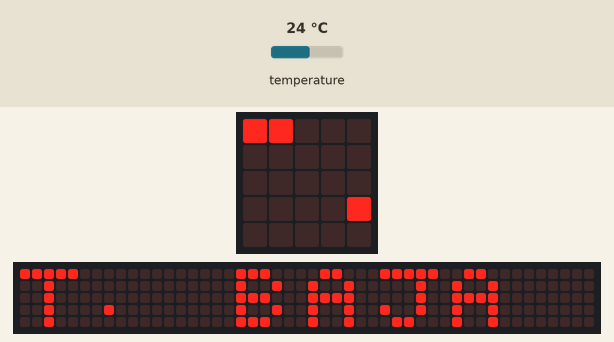
Bench run of a program on a simulated BBC micro:bit (MakeCode). Parts: the board's 5×5 LED display, a strip that is not on the board, showing the scrolling text unrolled. The test bench sets the inputs (shaded band); at power-on: temperature 24 °C. The 48×5 strip is a reading aid, not a part: it shows the text the display is scrolling, unrolled, one strip-width of it at a time.

Above: at 1.27 s.
1.3 s: temperature set to 25.4 °C
At 7.6 s:
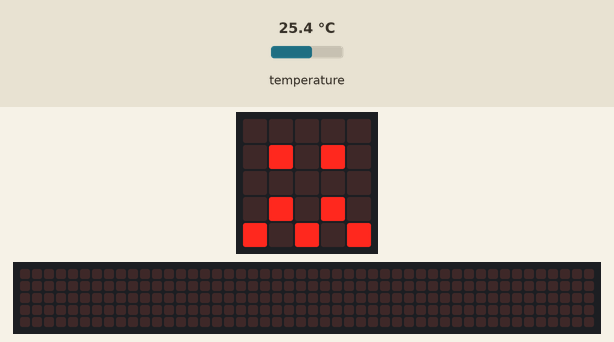
9.3 s: temperature set to 26.5 °C
At 16.4 s:
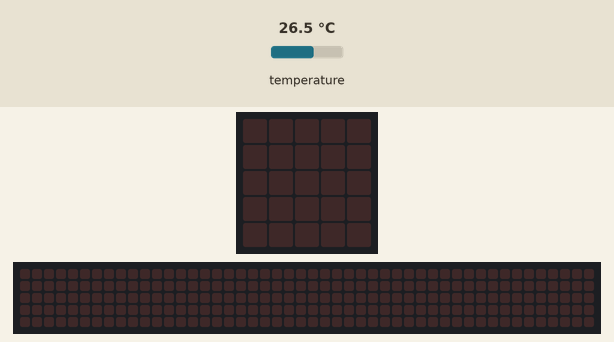
17.1 s: temperature set to 41 °C
At 18.6 s:
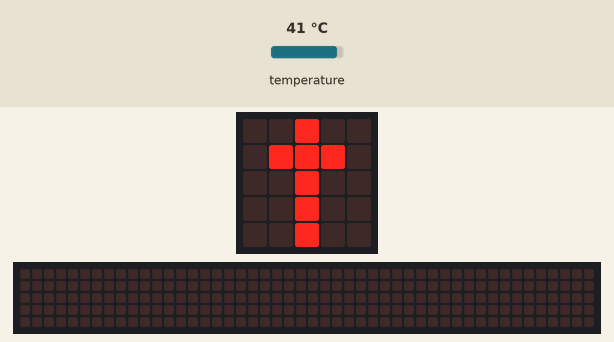
21.7 s: temperature set to 35.7 °C
29.1 s: temperature set to 34.4 °C
33.7 s: temperature set to 12 °C
At 38.78 s:
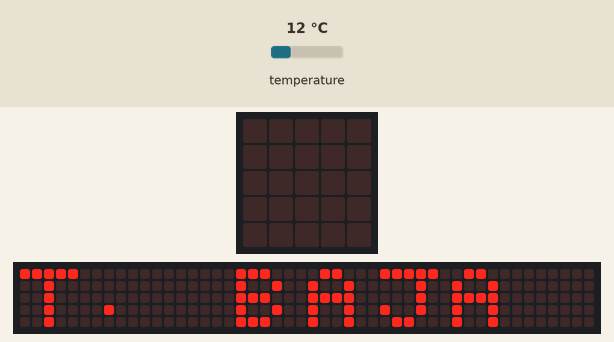

Measured:
- the behaviour switches between 25.9 and 26 °C on temperature (found by bisection; images 1 and 2)
- after the input at 9.3 s, the display: first differs from a run without the input after 6.3 s (image 2)
- after the input at 17.1 s, the display: first changes at once (image 3 shows a later state)
- after the input at 33.7 s, the display: first differs from a run without the input after 5.0 s (image 4)
- what the display in image 1 shows lasts 0.6 s, from 7.2 s to 7.8 s
- what the display in image 3 shows lasts 1.4 s, from 18.3 s to 19.7 s

The program:

main.ts
```typescript
basic.forever(function () {
    while (input.temperature() > 27 && input.temperature() < 35) {
        basic.showString("T. NORMAL")
        basic.showIcon(IconNames.Happy)
        basic.pause(2000)
    }
    while (input.temperature() > 34) {
        basic.showLeds(`
            . . . . .
            . . . . .
            . . . . .
            . . # . .
            . # # # .
            `)
        basic.showLeds(`
            . . . . .
            . . . . .
            . . # . .
            . # # # .
            . . # . .
            `)
        basic.showLeds(`
            . . . . .
            . . # . .
            . # # # .
            . . # . .
            . . # . .
            `)
        basic.showLeds(`
            . . # . .
            . # # # .
            . . # . .
            . . # . .
            . . # . .
            `)
        basic.pause(1000)
        basic.clearScreen()
        basic.showString("T. ALTA")
        basic.pause(1000)
        basic.clearScreen()
    }
    while (input.temperature() < 26) {
        basic.showString("T. BAJA")
        basic.showIcon(IconNames.Confused)
        basic.clearScreen()
    }
})
```

test.ts
```typescript
// aquí va el archivo "tests"; esto no se compilará cuando este paquete se utilice como una extensión.
```
